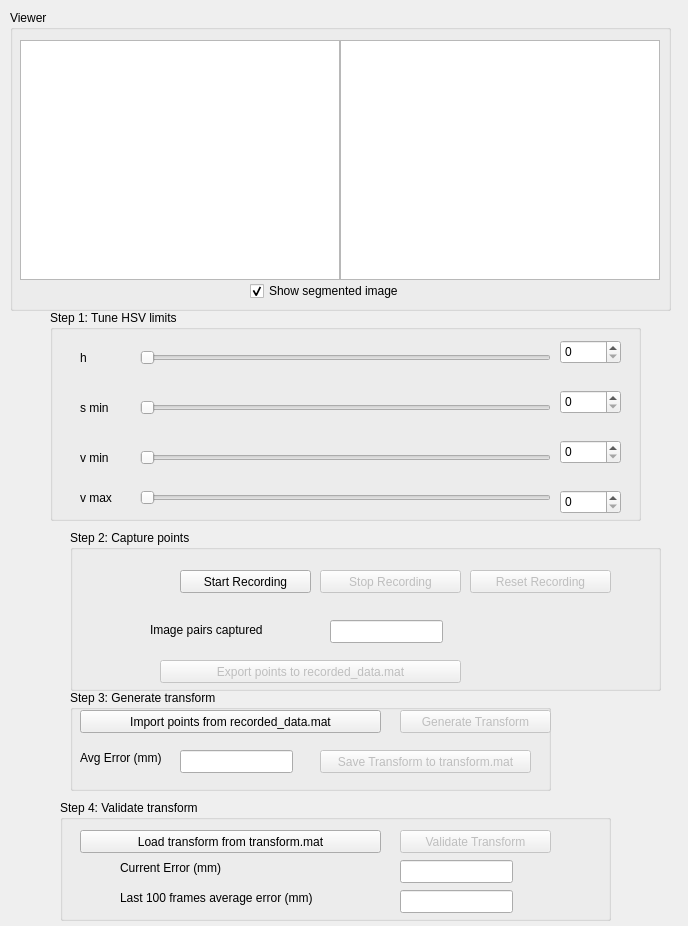
<?xml version="1.0" encoding="UTF-8"?>
<ui version="4.0">
 <class>Form</class>
 <widget class="QWidget" name="Form">
  <property name="geometry">
   <rect>
    <x>0</x>
    <y>0</y>
    <width>688</width>
    <height>926</height>
   </rect>
  </property>
  <property name="windowTitle">
   <string>Form</string>
  </property>
  <widget class="QGroupBox" name="groupBox">
   <property name="geometry">
    <rect>
     <x>70</x>
     <y>530</y>
     <width>591</width>
     <height>161</height>
    </rect>
   </property>
   <property name="title">
    <string>Step 2: Capture points</string>
   </property>
   <widget class="QLineEdit" name="capturedPairsLineEdit">
    <property name="geometry">
     <rect>
      <x>260</x>
      <y>90</y>
      <width>113</width>
      <height>23</height>
     </rect>
    </property>
   </widget>
   <widget class="QPushButton" name="startRecordingPushButton">
    <property name="geometry">
     <rect>
      <x>110</x>
      <y>40</y>
      <width>131</width>
      <height>23</height>
     </rect>
    </property>
    <property name="text">
     <string>Start Recording</string>
    </property>
   </widget>
   <widget class="QLabel" name="label_5">
    <property name="geometry">
     <rect>
      <x>80</x>
      <y>90</y>
      <width>141</width>
      <height>20</height>
     </rect>
    </property>
    <property name="text">
     <string>Image pairs captured</string>
    </property>
   </widget>
   <widget class="QPushButton" name="stopRecordingPushButton">
    <property name="enabled">
     <bool>false</bool>
    </property>
    <property name="geometry">
     <rect>
      <x>250</x>
      <y>40</y>
      <width>141</width>
      <height>23</height>
     </rect>
    </property>
    <property name="text">
     <string>Stop Recording</string>
    </property>
    <property name="checkable">
     <bool>false</bool>
    </property>
    <property name="default">
     <bool>false</bool>
    </property>
   </widget>
   <widget class="QPushButton" name="exportPointsPushButton">
    <property name="enabled">
     <bool>false</bool>
    </property>
    <property name="geometry">
     <rect>
      <x>90</x>
      <y>130</y>
      <width>301</width>
      <height>23</height>
     </rect>
    </property>
    <property name="text">
     <string>Export points to recorded_data.mat</string>
    </property>
   </widget>
   <widget class="QPushButton" name="resetRecordingPushButton">
    <property name="enabled">
     <bool>false</bool>
    </property>
    <property name="geometry">
     <rect>
      <x>400</x>
      <y>40</y>
      <width>141</width>
      <height>23</height>
     </rect>
    </property>
    <property name="text">
     <string>Reset Recording</string>
    </property>
    <property name="checkable">
     <bool>false</bool>
    </property>
    <property name="default">
     <bool>false</bool>
    </property>
   </widget>
  </widget>
  <widget class="QGroupBox" name="groupBox_3">
   <property name="geometry">
    <rect>
     <x>70</x>
     <y>690</y>
     <width>481</width>
     <height>101</height>
    </rect>
   </property>
   <property name="title">
    <string>Step 3: Generate transform</string>
   </property>
   <widget class="QPushButton" name="generateTransformPushButton">
    <property name="enabled">
     <bool>false</bool>
    </property>
    <property name="geometry">
     <rect>
      <x>330</x>
      <y>20</y>
      <width>151</width>
      <height>23</height>
     </rect>
    </property>
    <property name="text">
     <string>Generate Transform</string>
    </property>
   </widget>
   <widget class="QPushButton" name="saveTransformPushButton">
    <property name="enabled">
     <bool>false</bool>
    </property>
    <property name="geometry">
     <rect>
      <x>250</x>
      <y>60</y>
      <width>211</width>
      <height>23</height>
     </rect>
    </property>
    <property name="text">
     <string>Save Transform to transform.mat</string>
    </property>
   </widget>
   <widget class="QPushButton" name="importPointsPushButton">
    <property name="enabled">
     <bool>true</bool>
    </property>
    <property name="geometry">
     <rect>
      <x>10</x>
      <y>20</y>
      <width>301</width>
      <height>23</height>
     </rect>
    </property>
    <property name="text">
     <string>Import points from recorded_data.mat</string>
    </property>
   </widget>
   <widget class="QLabel" name="label_8">
    <property name="geometry">
     <rect>
      <x>10</x>
      <y>60</y>
      <width>101</width>
      <height>16</height>
     </rect>
    </property>
    <property name="text">
     <string>Avg Error (mm)</string>
    </property>
   </widget>
   <widget class="QLineEdit" name="avgRecordedErrorLineEdit">
    <property name="geometry">
     <rect>
      <x>110</x>
      <y>60</y>
      <width>113</width>
      <height>23</height>
     </rect>
    </property>
   </widget>
  </widget>
  <widget class="QGroupBox" name="groupBox_4">
   <property name="geometry">
    <rect>
     <x>10</x>
     <y>10</y>
     <width>661</width>
     <height>301</height>
    </rect>
   </property>
   <property name="title">
    <string>Viewer</string>
   </property>
   <widget class="QGraphicsView" name="rightGraphicsView">
    <property name="geometry">
     <rect>
      <x>330</x>
      <y>30</y>
      <width>320</width>
      <height>240</height>
     </rect>
    </property>
    <property name="verticalScrollBarPolicy">
     <enum>Qt::ScrollBarAlwaysOff</enum>
    </property>
    <property name="horizontalScrollBarPolicy">
     <enum>Qt::ScrollBarAlwaysOff</enum>
    </property>
   </widget>
   <widget class="QGraphicsView" name="leftGraphicsView">
    <property name="geometry">
     <rect>
      <x>10</x>
      <y>30</y>
      <width>320</width>
      <height>240</height>
     </rect>
    </property>
    <property name="verticalScrollBarPolicy">
     <enum>Qt::ScrollBarAlwaysOff</enum>
    </property>
    <property name="horizontalScrollBarPolicy">
     <enum>Qt::ScrollBarAlwaysOff</enum>
    </property>
   </widget>
   <widget class="QCheckBox" name="showSegmentedCheckBox">
    <property name="geometry">
     <rect>
      <x>240</x>
      <y>270</y>
      <width>191</width>
      <height>22</height>
     </rect>
    </property>
    <property name="text">
     <string>Show segmented image</string>
    </property>
    <property name="checked">
     <bool>true</bool>
    </property>
   </widget>
  </widget>
  <widget class="QGroupBox" name="groupBox_2">
   <property name="geometry">
    <rect>
     <x>50</x>
     <y>310</y>
     <width>591</width>
     <height>211</height>
    </rect>
   </property>
   <property name="title">
    <string>Step 1: Tune HSV limits</string>
   </property>
   <widget class="QSpinBox" name="vMaxSpinBox">
    <property name="geometry">
     <rect>
      <x>510</x>
      <y>180</y>
      <width>61</width>
      <height>24</height>
     </rect>
    </property>
    <property name="maximum">
     <number>255</number>
    </property>
   </widget>
   <widget class="QLabel" name="label_3">
    <property name="geometry">
     <rect>
      <x>30</x>
      <y>140</y>
      <width>57</width>
      <height>15</height>
     </rect>
    </property>
    <property name="text">
     <string>v min</string>
    </property>
   </widget>
   <widget class="QLabel" name="label_2">
    <property name="geometry">
     <rect>
      <x>30</x>
      <y>90</y>
      <width>57</width>
      <height>15</height>
     </rect>
    </property>
    <property name="text">
     <string>s min</string>
    </property>
   </widget>
   <widget class="QSlider" name="sMinSlider">
    <property name="geometry">
     <rect>
      <x>90</x>
      <y>90</y>
      <width>411</width>
      <height>16</height>
     </rect>
    </property>
    <property name="maximum">
     <number>255</number>
    </property>
    <property name="orientation">
     <enum>Qt::Horizontal</enum>
    </property>
   </widget>
   <widget class="QLabel" name="label">
    <property name="geometry">
     <rect>
      <x>30</x>
      <y>40</y>
      <width>57</width>
      <height>15</height>
     </rect>
    </property>
    <property name="text">
     <string>h</string>
    </property>
   </widget>
   <widget class="QSlider" name="hSlider">
    <property name="geometry">
     <rect>
      <x>90</x>
      <y>40</y>
      <width>411</width>
      <height>16</height>
     </rect>
    </property>
    <property name="maximum">
     <number>179</number>
    </property>
    <property name="orientation">
     <enum>Qt::Horizontal</enum>
    </property>
   </widget>
   <widget class="QSpinBox" name="hSpinBox">
    <property name="geometry">
     <rect>
      <x>510</x>
      <y>30</y>
      <width>61</width>
      <height>24</height>
     </rect>
    </property>
    <property name="maximum">
     <number>179</number>
    </property>
   </widget>
   <widget class="QSpinBox" name="sMinSpinBox">
    <property name="geometry">
     <rect>
      <x>510</x>
      <y>80</y>
      <width>61</width>
      <height>24</height>
     </rect>
    </property>
    <property name="maximum">
     <number>255</number>
    </property>
   </widget>
   <widget class="QSlider" name="vMaxSlider">
    <property name="geometry">
     <rect>
      <x>90</x>
      <y>180</y>
      <width>411</width>
      <height>16</height>
     </rect>
    </property>
    <property name="maximum">
     <number>255</number>
    </property>
    <property name="orientation">
     <enum>Qt::Horizontal</enum>
    </property>
   </widget>
   <widget class="QLabel" name="label_4">
    <property name="geometry">
     <rect>
      <x>30</x>
      <y>180</y>
      <width>57</width>
      <height>15</height>
     </rect>
    </property>
    <property name="text">
     <string>v max</string>
    </property>
   </widget>
   <widget class="QSpinBox" name="vMinSpinBox">
    <property name="geometry">
     <rect>
      <x>510</x>
      <y>130</y>
      <width>61</width>
      <height>24</height>
     </rect>
    </property>
    <property name="maximum">
     <number>255</number>
    </property>
   </widget>
   <widget class="QSlider" name="vMinSlider">
    <property name="geometry">
     <rect>
      <x>90</x>
      <y>140</y>
      <width>411</width>
      <height>16</height>
     </rect>
    </property>
    <property name="maximum">
     <number>255</number>
    </property>
    <property name="orientation">
     <enum>Qt::Horizontal</enum>
    </property>
   </widget>
  </widget>
  <widget class="QGroupBox" name="groupBox_5">
   <property name="geometry">
    <rect>
     <x>60</x>
     <y>800</y>
     <width>551</width>
     <height>121</height>
    </rect>
   </property>
   <property name="title">
    <string>Step 4: Validate transform</string>
   </property>
   <widget class="QPushButton" name="validateTransformPushButton">
    <property name="enabled">
     <bool>false</bool>
    </property>
    <property name="geometry">
     <rect>
      <x>340</x>
      <y>30</y>
      <width>151</width>
      <height>23</height>
     </rect>
    </property>
    <property name="text">
     <string>Validate Transform</string>
    </property>
   </widget>
   <widget class="QPushButton" name="loadTransformPushButton">
    <property name="enabled">
     <bool>true</bool>
    </property>
    <property name="geometry">
     <rect>
      <x>20</x>
      <y>30</y>
      <width>301</width>
      <height>23</height>
     </rect>
    </property>
    <property name="text">
     <string>Load transform from transform.mat</string>
    </property>
   </widget>
   <widget class="QLabel" name="label_6">
    <property name="geometry">
     <rect>
      <x>60</x>
      <y>60</y>
      <width>131</width>
      <height>16</height>
     </rect>
    </property>
    <property name="text">
     <string>Current Error (mm)</string>
    </property>
   </widget>
   <widget class="QLineEdit" name="currentErrorLineEdit">
    <property name="geometry">
     <rect>
      <x>340</x>
      <y>60</y>
      <width>113</width>
      <height>23</height>
     </rect>
    </property>
   </widget>
   <widget class="QLabel" name="label_7">
    <property name="geometry">
     <rect>
      <x>60</x>
      <y>90</y>
      <width>281</width>
      <height>16</height>
     </rect>
    </property>
    <property name="text">
     <string>Last 100 frames average error (mm)</string>
    </property>
   </widget>
   <widget class="QLineEdit" name="averageErrorLineEdit">
    <property name="geometry">
     <rect>
      <x>340</x>
      <y>90</y>
      <width>113</width>
      <height>23</height>
     </rect>
    </property>
   </widget>
  </widget>
 </widget>
 <resources/>
 <connections/>
</ui>
